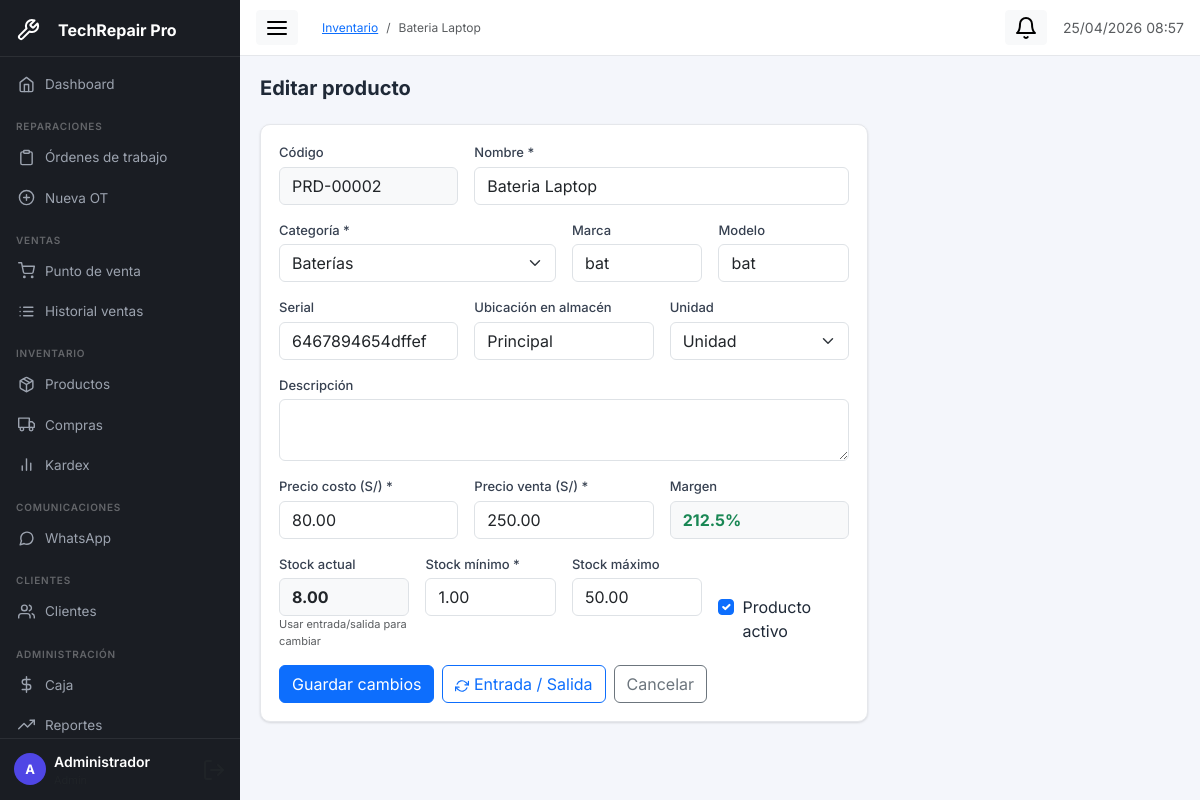
/modules/inventario/editar.php?id=2 (signed in), run on the app's committed database.
### tables this page shows
CREATE TABLE `productos`  (
  `id` int UNSIGNED NOT NULL AUTO_INCREMENT,
  `codigo` varchar(50) NOT NULL,
  `nombre` varchar(200) NOT NULL,
  `descripcion` text NULL,
  `categoria_id` int UNSIGNED NOT NULL,
  `marca` varchar(100) NULL DEFAULT NULL,
  `modelo` varchar(150) NULL DEFAULT NULL,
  `serial` varchar(100) NULL DEFAULT NULL,
  `ubicacion` varchar(100) NULL DEFAULT NULL COMMENT 'Estante/fila/columna en almacén',
  `precio_costo` decimal(10, 2) NOT NULL DEFAULT 0.00,
  `precio_venta` decimal(10, 2) NOT NULL DEFAULT 0.00,
  `stock_actual` decimal(10, 2) NOT NULL DEFAULT 0.00,
  `stock_minimo` decimal(10, 2) NOT NULL DEFAULT 1.00,
  `stock_maximo` decimal(10, 2) NULL DEFAULT 100.00,
  `unidad` varchar(20) NULL DEFAULT 'unidad',
  `activo` tinyint(1) NOT NULL DEFAULT 1,
  `created_at` datetime NOT NULL DEFAULT current_timestamp(),
  `updated_at` datetime NOT NULL DEFAULT current_timestamp() ON UPDATE CURRENT_TIMESTAMP,
  PRIMARY KEY (`id`) USING BTREE,
  UNIQUE INDEX `codigo`(`codigo` ASC) USING BTREE,
  INDEX `idx_categoria`(`categoria_id` ASC) USING BTREE,
  INDEX `idx_stock_minimo`(`stock_actual` ASC, `stock_minimo` ASC) USING BTREE,
  CONSTRAINT `productos_ibfk_1` FOREIGN KEY (`categoria_id`) REFERENCES `categorias` (`id`) ON DELETE RESTRICT ON UPDATE RESTRICT
);

CREATE TABLE `categorias`  (
  `id` int UNSIGNED NOT NULL AUTO_INCREMENT,
  `nombre` varchar(100) NOT NULL,
  `tipo` enum('repuesto','hardware','ofimatica','accesorio','software') NOT NULL,
  `descripcion` text NULL,
  `activo` tinyint(1) NOT NULL DEFAULT 1,
  PRIMARY KEY (`id`) USING BTREE
);

### config/app.php (called while the page is built, shortened)
<?php
function sanitize(string $val): string {
    return htmlspecialchars(trim($val), ENT_QUOTES, 'UTF-8');
}

### modules/inventario/editar.php (the view, shortened to what this page needs)
<?php
require_once __DIR__ . '/../../config/app.php';
$db  = getDB();
$id  = (int)($_GET['id'] ?? 0);
$prod = $db->prepare("SELECT * FROM productos WHERE id=?");
$prod->execute([$id]);
$prod = $prod->fetch();
$categorias = $db->query("SELECT * FROM categorias WHERE activo=1 ORDER BY tipo,nombre")->fetchAll();
require_once __DIR__ . '/../../includes/header.php';
?>
<h5 class="fw-bold mb-4">Editar producto</h5>
<div class="row g-3">
  <div class="col-lg-8">
    <div class="tr-card">
      <div class="tr-card-body">
        <form method="POST">
          <div class="row g-3">
            <div class="col-md-4">
              <label class="tr-form-label">Código</label>
              <input type="text" class="form-control bg-light" value="<?= sanitize($prod['codigo']) ?>" readonly/>
            </div>
            <div class="col-md-8">
              <label class="tr-form-label">Nombre *</label>
              <input type="text" name="nombre" class="form-control" value="<?= sanitize($prod['nombre']) ?>" required autofocus/>
            </div>
            <div class="col-md-6">
              <label class="tr-form-label">Categoría *</label>
              <select name="categoria_id" class="form-select" required>
                <?php $lt=''; foreach($categorias as $c): if($c['tipo']!==$lt){echo '<option disabled>— '.strtoupper($c['tipo']).' —</option>'; $lt=$c['tipo'];} ?>
                <option value="<?= $c['id'] ?>" <?= $prod['categoria_id']==$c['id']?'selected':'' ?>><?= sanitize($c['nombre']) ?></option>
                <?php endforeach; ?>
              </select>
            </div>
            <div class="col-md-3">
              <label class="tr-form-label">Marca</label>
              <input type="text" name="marca" class="form-control" value="<?= sanitize($prod['marca'] ?? '') ?>"/>
            </div>
            <div class="col-md-3">
              <label class="tr-form-label">Modelo</label>
              <input type="text" name="modelo" class="form-control" value="<?= sanitize($prod['modelo'] ?? '') ?>"/>
            </div>
            <div class="col-md-4">
              <label class="tr-form-label">Serial</label>
              <input type="text" name="serial" class="form-control" value="<?= sanitize($prod['serial'] ?? '') ?>"/>
            </div>
            <div class="col-md-4">
              <label class="tr-form-label">Ubicación en almacén</label>
              <input type="text" name="ubicacion" class="form-control" value="<?= sanitize($prod['ubicacion'] ?? '') ?>"/>
            </div>
            <div class="col-md-4">
              <label class="tr-form-label">Unidad</label>
              <select name="unidad" class="form-select">
                <?php foreach(['unidad','par','kit','metro','gramo'] as $u): ?>
                <option value="<?= $u ?>" <?= $prod['unidad']===$u?'selected':'' ?>><?= ucfirst($u) ?></option>
                <?php endforeach; ?>
              </select>
            </div>
            <div class="col-12">
              <label class="tr-form-label">Descripción</label>
              <textarea name="descripcion" class="form-control" rows="2"><?= sanitize($prod['descripcion'] ?? '') ?></textarea>
            </div>
            <div class="col-md-4">
              <label class="tr-form-label">Precio costo (S/) *</label>
              <input type="number" name="precio_costo" class="form-control currency-input" step="0.01" required value="<?= $prod['precio_costo'] ?>"/>
            </div>
            <div class="col-md-4">
              <label class="tr-form-label">Precio venta (S/) *</label>
              <input type="number" name="precio_venta" class="form-control currency-input" step="0.01" required value="<?= $prod['precio_venta'] ?>"/>
            </div>
            <div class="col-md-4">
              <label class="tr-form-label">Margen</label>
              <div class="form-control bg-light" id="txt-margen">—</div>
            </div>
            <div class="col-md-3">
              <label class="tr-form-label">Stock actual</label>
              <input type="text" class="form-control bg-light fw-bold" value="<?= number_format($prod['stock_actual'],2) ?>" readonly/>
              <div class="text-muted" style="font-size:11px">Usar entrada/salida para cambiar</div>
            </div>
            <div class="col-md-3">
              <label class="tr-form-label">Stock mínimo *</label>
              <input type="number" name="stock_minimo" class="form-control" step="0.01" value="<?= $prod['stock_minimo'] ?>" required/>
            </div>
            <div class="col-md-3">
              <label class="tr-form-label">Stock máximo</label>
              <input type="number" name="stock_maximo" class="form-control" step="0.01" value="<?= $prod['stock_maximo'] ?>"/>
            </div>
            <div class="col-md-3 d-flex align-items-end pb-1">
              <div class="form-check">
                <input class="form-check-input" type="checkbox" name="activo" id="chk-activo" <?= $prod['activo']?'checked':'' ?>>
                <label class="form-check-label" for="chk-activo">Producto activo</label>
              </div>
            </div>
            <div class="col-12 d-flex gap-2">
              <button type="submit" class="btn btn-primary">Guardar cambios</button>
              <a href="<?= BASE_URL ?>modules/inventario/movimiento.php?id=<?= $id ?>" class="btn btn-outline-primary">
                <i data-feather="refresh-cw" style="width:14px;height:14px"></i> Entrada / Salida
              </a>
              <a href="<?= BASE_URL ?>modules/inventario/index.php" class="btn btn-outline-secondary">Cancelar</a>
            </div>
          </div>
        </form>
      </div>
    </div>
  </div>
</div>
<?php
require_once __DIR__ . '/../../includes/footer.php';
?>

### assets/css/app.css (style rules this page uses)
:root { --sidebar-w: 240px; --sidebar-bg: #1a1d23; --sidebar-text: #9ca3af; --topbar-h: 56px; --primary: #4f46e5; --primary-lt: #eef2ff; --radius: 10px; --shadow: 0 1px 3px rgba(0,0,0,.08), 0 1px 2px rgba(0,0,0,.05); --shadow-md: 0 4px 16px rgba(0,0,0,.10); }
*, *::before, *::after { box-sizing: border-box; }
body.tr-body { margin: 0; font-family: 'Inter', system-ui, -apple-system, sans-serif; background: #f4f6fb; color: #1f2937; -webkit-text-size-adjust: 100%; }
.tr-card { background: #fff; border-radius: var(--radius); box-shadow: var(--shadow); border: 1px solid #e5e7eb; }
.tr-card-body { padding: 18px; }
.tr-form-label { display: block; font-size: 13px; font-weight: 500; color: #374151; margin-bottom: 4px; }

### data on the page
productos: codigo "PRD-00002", nombre "Bateria Laptop", categoria_id "Baterías", marca "bat", modelo "bat", serial "6467894654dffef", ubicacion "Principal", unidad "Unidad", precio_costo "80.00", precio_venta "250.00", stock_actual "8.00", stock_minimo "1.00", stock_maximo "50.00", activo "☑"

### other printed values
APP_NAME "TechRepair Pro"
substr($u['nombre'],0,1) "A"
$u['nombre'] "Administrador"
$item['label'] "Inventario"
$item['label'] "Bateria Laptop"
